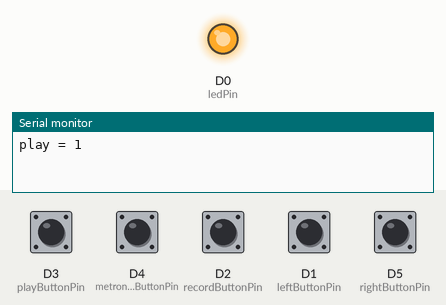
A sketch run on a simulated ESP8266 (NodeMCU). Shown: output pins drawn as LEDs (lit = HIGH), the last lines printed to the serial monitor. The test bench sets the inputs (shaded band); at power-on: D3 (playButtonPin) HIGH, D1 (leftButtonPin), D2 (recordButtonPin), D4 (metronomeButtonPin), D5 (rightButtonPin) LOW.

Above: at 1.2 s.
1.3 s: D3 (playButtonPin) pulled LOW for 0.15 s
At 2.4 s:
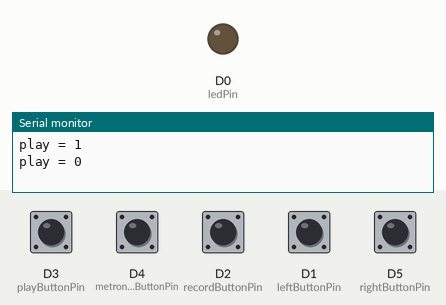
3.0 s: D4 (metronomeButtonPin) pulled HIGH for 0.15 s
At 4.1 s:
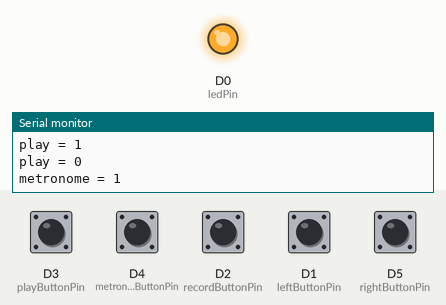
4.6 s: D2 (recordButtonPin) pulled HIGH for 0.15 s
6.2 s: D1 (leftButtonPin) pulled HIGH for 0.15 s
7.8 s: D5 (rightButtonPin) pulled HIGH for 0.15 s
9.4 s: D5 (rightButtonPin) pulled HIGH for 1 s
At 10.2 s:
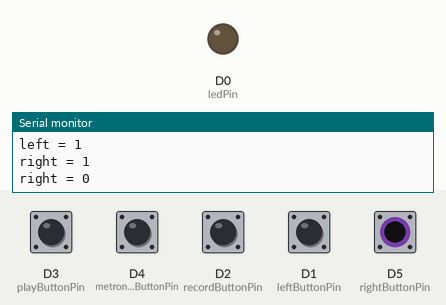
Timing chart, 0 to 12.4 s (numbered marks = the images above; inputs shaded):
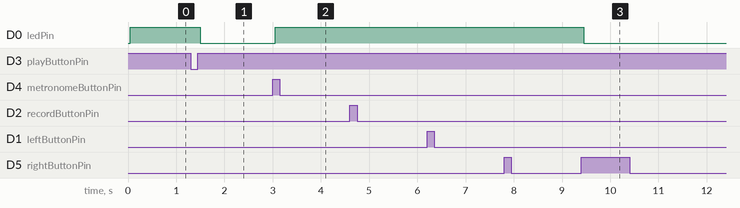

Measured:
- after the input at 1.3 s, D0 (ledPin): HIGH → LOW after 0.20 s
- after the input at 3.0 s, D0 (ledPin): LOW → HIGH after 0.05 s
- after the input at 9.4 s, D0 (ledPin): HIGH → LOW after 0.05 s

The sketch:

tap-recorder.ino
```cpp
/*
 * Project tap-recorder
 * Description:
 * Author:
 * Date:
 */

int recordButtonPin = D2;
int playButtonPin = D3;
int metronomeButtonPin = D4;
int leftButtonPin = D1;
int rightButtonPin = D5;

int buttons[] = { recordButtonPin, playButtonPin, metronomeButtonPin, leftButtonPin, rightButtonPin };
char* events[] = { "record", "play", "metronome", "left", "right" };
int outputs[] = { 0, 0, 0, 0, 0 }; // the current state of the output pins
int buttonStates[] = { LOW, LOW, LOW, LOW, LOW }; // the current reading from the input pins
int lastButtonStates[] = { LOW, LOW, LOW, LOW, LOW }; // the previous reading from the input pins

unsigned long lastDebounceTimes[] = { 0, 0, 0, 0, 0 }; // the last time the output pin was toggled
unsigned long debounceDelay = 50; // the debounce time; increase if the output flickers

// Define a pin we'll place an LED on
int ledPin = D0;
int ledState = LOW;         // the current state of the output pin

void setup() {
  // Set up the LED for output
  for (int i=0; i < 5; i++) {
    pinMode(buttons[i], INPUT);
  }
  pinMode(ledPin, OUTPUT);
  // pinMode(buttonPin, INPUT_PULLUP);
  Serial.begin(9600);

  // set initial LED state
  digitalWrite(ledPin, 0);
 }

void loop() {
  int t = millis();
  // Serial.println(sizeof(buttons));
  for (int i=0; i < 5; i++) {
    int reading = digitalRead(buttons[i]);
    // if (i==0) {
    //   Serial.print(i);
    //   Serial.print(" = ");
    //   Serial.println(reading);
    // }


    if (reading != lastButtonStates[i]) {
      // reset the debouncing timer
      lastDebounceTimes[i] = t;
    }

    if ((t - lastDebounceTimes[i]) > debounceDelay) {
      // whatever the reading is at, it's been there for longer than the debounce
      // delay, so take it as the actual current state:

      // if the button state has changed:
      if (reading != buttonStates[i]) {
        buttonStates[i] = reading;

        // only toggle the LED if the new button state is HIGH
        if (buttonStates[i] == HIGH) {
          outputs[i] = !outputs[i];

          // using reverse logic because of a glitch that I don't understand
          ledState = outputs[i];
          // ledState = !ledState;

          Serial.print(events[i]);
          Serial.print(" = ");
          Serial.println(String(outputs[i]));
          // Particle.publish(events[i], String(outputs[i]), PRIVATE);
        }


      }
    }

    // save the reading. Next time through the loop, it'll be the lastButtonState:
    lastButtonStates[i] = reading;

    // Serial.println(events[i] + " = " + String(reading));
  }

  // set the LED
  digitalWrite(ledPin, ledState);


}

// void setup() {
//   // pinMode(D1, INPUT);
//   pinMode(D1, INPUT);
//   pinMode(D2, INPUT);
//   Serial.begin(9600);
// }
//
// void loop() {
//   Serial.print(digitalRead(D1));
//   Serial.print(" ");
//   Serial.println(digitalRead(D2));
// }
```
